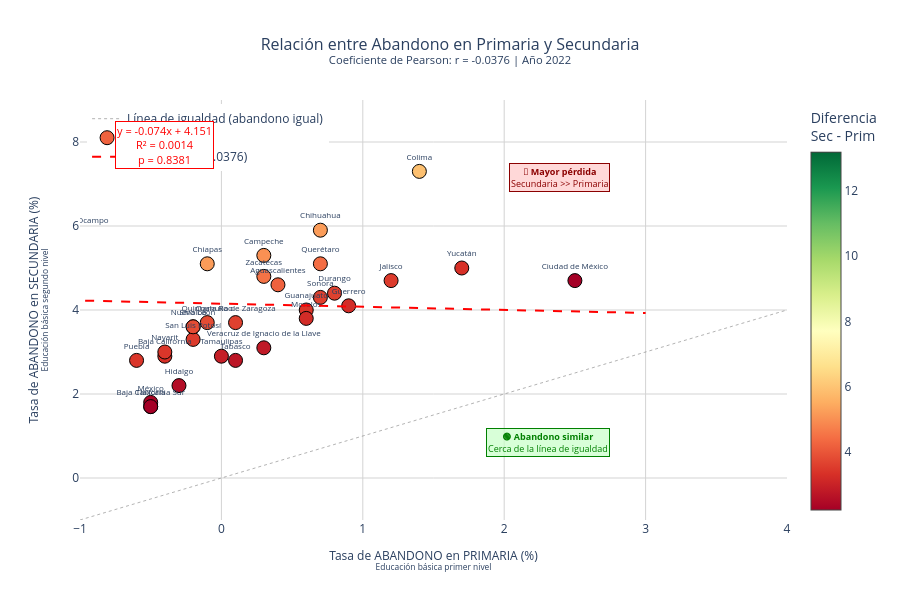

Notebook code for this chart:
### Markdown cell above
## 📊 Visualización Principal: Abandono Primaria vs Secundaria

### Code cell
# Calcular línea de regresión
slope, intercept, r_value, p_value_reg, std_err = linregress(datos[var_x], datos[var_y])

# Calcular diferencia
datos['diferencia'] = datos[var_y] - datos[var_x]

# Crear valores para la línea de tendencia
x_line = np.linspace(datos[var_x].min() - 0.5, datos[var_x].max() + 0.5, 100)
y_line = slope * x_line + intercept

# Crear figura
fig = go.Figure()

# Agregar línea de igualdad (y=x)
fig.add_trace(go.Scatter(
    x=[-1, 8],
    y=[-1, 8],
    mode='lines',
    line=dict(color='gray', width=1, dash='dot'),
    name='Línea de igualdad (abandono igual)',
    opacity=0.6
))

# Agregar puntos de dispersión
fig.add_trace(go.Scatter(
    x=datos[var_x],
    y=datos[var_y],
    mode='markers+text',
    text=datos['estado'],
    textposition='top center',
    textfont=dict(size=8),
    marker=dict(
        size=14,
        color=datos['diferencia'],
        colorscale='RdYlGn',  # Verde = primaria < secundaria, Rojo = primaria > secundaria
        showscale=True,
        colorbar=dict(title='Diferencia<br>Sec - Prim'),
        line=dict(width=1, color='black')
    ),
    hovertemplate='<b>%{text}</b><br>' +
                  'Abandono primaria: %{x:.2f}%<br>' +
                  'Abandono secundaria: %{y:.2f}%<br>' +
                  'Diferencia: ' + datos['diferencia'].round(2).astype(str) + '%<extra></extra>',
    name='Entidades'
))

# Agregar línea de tendencia
fig.add_trace(go.Scatter(
    x=x_line,
    y=y_line,
    mode='lines',
    line=dict(color='red', width=2, dash='dash'),
    name=f'Tendencia (r={corr:.4f})'
))

# Configurar layout
fig.update_layout(
    title={
        'text': f'Relación entre Abandono en Primaria y Secundaria<br><sup>Coeficiente de Pearson: r = {corr:.4f} | Año {ANIO}</sup>',
        'x': 0.5,
        'xanchor': 'center',
        'font': dict(size=16)
    },
    xaxis=dict(
        title=dict(
            text='Tasa de ABANDONO en PRIMARIA (%)<br><sup>Educación básica primer nivel</sup>',
            font=dict(size=12)
        ),
        gridcolor='lightgray',
        zeroline=False,
        range=[-1, 4]
    ),
    yaxis=dict(
        title=dict(
            text='Tasa de ABANDONO en SECUNDARIA (%)<br><sup>Educación básica segundo nivel</sup>',
            font=dict(size=12)
        ),
        gridcolor='lightgray',
        zeroline=False,
        range=[-1, 9]
    ),
    template='plotly_white',
    showlegend=True,
    legend=dict(
        yanchor="top",
        y=0.99,
        xanchor="left",
        x=0.01
    ),
    height=600,
    width=900
)

# Agregar anotación con ecuación
fig.add_annotation(
    x=0.05,
    y=0.95,
    xref='paper',
    yref='paper',
    text=f'y = {slope:.3f}x + {intercept:.3f}<br>R² = {r_value**2:.4f}<br>p = {p_value:.4f}',
    showarrow=False,
    font=dict(size=11, color='red'),
    bgcolor='white',
    bordercolor='red',
    borderwidth=1
)

# Anotaciones de zonas
fig.add_annotation(
    x=0.75, y=0.15, xref='paper', yref='paper',
    text='<b>🟢 Abandono similar</b><br>Cerca de la línea de igualdad',
    showarrow=False, font=dict(size=9, color='green'),
    bgcolor='rgba(200,255,200,0.7)', bordercolor='green', borderwidth=1
)

fig.add_annotation(
    x=0.75, y=0.85, xref='paper', yref='paper',
    text='<b>🔴 Mayor pérdida</b><br>Secundaria >> Primaria',
    showarrow=False, font=dict(size=9, color='darkred'),
    bgcolor='rgba(255,200,200,0.7)', bordercolor='darkred', borderwidth=1
)

fig.show()

### Figure 1 — Plotly figure (JSON) as saved in the notebook; plotly's stock layout.template omitted (floating-point values rounded to 4 significant figures)
{"data": [{"line": {"color": "gray", "dash": "dot", "width": 1}, "mode": "lines", "name": "Línea de igualdad (abandono igual)", "opacity": 0.6, "type": "scatter", "x": [-1, 8], "y": [-1, 8]}, {"hovertemplate": ["<b>%{text}</b><br>Abandono primaria: %{x:.2f}%<br>Abandono secundaria: %{y:.2f}%<br>Diferencia: 4.2%<extra></extra>", "<b>%{text}</b><br>Abandono primaria: %{x:.2f}%<br>Abandono secundaria: %{y:.2f}%<br>Diferencia: 3.3%<extra></extra>", "<b>%{text}</b><br>Abandono primaria: %{x:.2f}%<br>Abandono secundaria: %{y:.2f}%<br>Diferencia: 2.2%<extra></extra>", "<b>%{text}</b><br>Abandono primaria: %{x:.2f}%<br>Abandono secundaria: %{y:.2f}%<br>Diferencia: 5.0%<extra></extra>", "<b>%{text}</b><br>Abandono primaria: %{x:.2f}%<br>Abandono secundaria: %{y:.2f}%<br>Diferencia: 5.2%<extra></extra>", "<b>%{text}</b><br>Abandono primaria: %{x:.2f}%<br>Abandono secundaria: %{y:.2f}%<br>Diferencia: 5.2%<extra></extra>", "<b>%{text}</b><br>Abandono primaria: %{x:.2f}%<br>Abandono secundaria: %{y:.2f}%<br>Diferencia: 2.2%<extra></extra>", "<b>%{text}</b><br>Abandono primaria: %{x:.2f}%<br>Abandono secundaria: %{y:.2f}%<br>Diferencia: 3.6%<extra></extra>", "<b>%{text}</b><br>Abandono primaria: %{x:.2f}%<br>Abandono secundaria: %{y:.2f}%<br>Diferencia: 5.9%<extra></extra>", "<b>%{text}</b><br>Abandono primaria: %{x:.2f}%<br>Abandono secundaria: %{y:.2f}%<br>Diferencia: 3.6%<extra></extra>", "<b>%{text}</b><br>Abandono primaria: %{x:.2f}%<br>Abandono secundaria: %{y:.2f}%<br>Diferencia: 3.4%<extra></extra>", "<b>%{text}</b><br>Abandono primaria: %{x:.2f}%<br>Abandono secundaria: %{y:.2f}%<br>Diferencia: 3.2%<extra></extra>", "<b>%{text}</b><br>Abandono primaria: %{x:.2f}%<br>Abandono secundaria: %{y:.2f}%<br>Diferencia: 2.5%<extra></extra>", "<b>%{text}</b><br>Abandono primaria: %{x:.2f}%<br>Abandono secundaria: %{y:.2f}%<br>Diferencia: 3.5%<extra></extra>", "<b>%{text}</b><br>Abandono primaria: %{x:.2f}%<br>Abandono secundaria: %{y:.2f}%<br>Diferencia: 6.9%<extra></extra>", "<b>%{text}</b><br>Abandono primaria: %{x:.2f}%<br>Abandono secundaria: %{y:.2f}%<br>Diferencia: 3.2%<extra></extra>", "<b>%{text}</b><br>Abandono primaria: %{x:.2f}%<br>Abandono secundaria: %{y:.2f}%<br>Diferencia: 2.3%<extra></extra>", "<b>%{text}</b><br>Abandono primaria: %{x:.2f}%<br>Abandono secundaria: %{y:.2f}%<br>Diferencia: 3.4%<extra></extra>", "<b>%{text}</b><br>Abandono primaria: %{x:.2f}%<br>Abandono secundaria: %{y:.2f}%<br>Diferencia: 3.8%<extra></extra>", "<b>%{text}</b><br>Abandono primaria: %{x:.2f}%<br>Abandono secundaria: %{y:.2f}%<br>Diferencia: 13.2%<extra></extra>", "<b>%{text}</b><br>Abandono primaria: %{x:.2f}%<br>Abandono secundaria: %{y:.2f}%<br>Diferencia: 3.4%<extra></extra>", "<b>%{text}</b><br>Abandono primaria: %{x:.2f}%<br>Abandono secundaria: %{y:.2f}%<br>Diferencia: 4.4%<extra></extra>", "<b>%{text}</b><br>Abandono primaria: %{x:.2f}%<br>Abandono secundaria: %{y:.2f}%<br>Diferencia: 3.8%<extra></extra>", "<b>%{text}</b><br>Abandono primaria: %{x:.2f}%<br>Abandono secundaria: %{y:.2f}%<br>Diferencia: 3.5%<extra></extra>", "<b>%{text}</b><br>Abandono primaria: %{x:.2f}%<br>Abandono secundaria: %{y:.2f}%<br>Diferencia: 3.8%<extra></extra>", "<b>%{text}</b><br>Abandono primaria: %{x:.2f}%<br>Abandono secundaria: %{y:.2f}%<br>Diferencia: 3.6%<extra></extra>", "<b>%{text}</b><br>Abandono primaria: %{x:.2f}%<br>Abandono secundaria: %{y:.2f}%<br>Diferencia: 2.7%<extra></extra>", "<b>%{text}</b><br>Abandono primaria: %{x:.2f}%<br>Abandono secundaria: %{y:.2f}%<br>Diferencia: 2.9%<extra></extra>", "<b>%{text}</b><br>Abandono primaria: %{x:.2f}%<br>Abandono secundaria: %{y:.2f}%<br>Diferencia: 2.2%<extra></extra>", "<b>%{text}</b><br>Abandono primaria: %{x:.2f}%<br>Abandono secundaria: %{y:.2f}%<br>Diferencia: 2.8%<extra></extra>", "<b>%{text}</b><br>Abandono primaria: %{x:.2f}%<br>Abandono secundaria: %{y:.2f}%<br>Diferencia: 3.3%<extra></extra>", "<b>%{text}</b><br>Abandono primaria: %{x:.2f}%<br>Abandono secundaria: %{y:.2f}%<br>Diferencia: 4.5%<extra></extra>"], "marker": {"color": [4.2, 3.3, 2.2, 5.0, 5.2, 5.2, 2.2, 3.6, 5.9, 3.6, 3.4, 3.2, 2.5, 3.5, 6.9, 3.2, 2.3, 3.4, 3.8, 13.2, 3.4, 4.4, 3.8, 3.5, 3.8, 3.6, 2.7, 2.9, 2.2, 2.8, 3.3, 4.5], "colorbar": {"title": {"text": "Diferencia<br>Sec - Prim"}}, "colorscale": [[0, "rgb(165,0,38)"], [0.1, "rgb(215,48,39)"], [0.2, "rgb(244,109,67)"], [0.3, "rgb(253,174,97)"], [0.4, "rgb(254,224,139)"], [0.5, "rgb(255,255,191)"], [0.6, "rgb(217,239,139)"], [0.7, "rgb(166,217,106)"], [0.8, "rgb(102,189,99)"], [0.9, "rgb(26,152,80)"], [1, "rgb(0,104,55)"]], "line": {"color": "black", "width": 1}, "showscale": true, "size": 14}, "mode": "markers+text", "name": "Entidades", "text": ["Aguascalientes", "Baja California", "Baja California Sur", "Campeche", "Chiapas", "Chihuahua", "Ciudad de México", "Coahuila de Zaragoza", "Colima", "Durango", "Guanajuato", "Guerrero", "Hidalgo", "Jalisco", "Michoacán de Ocampo", "Morelos", "México", "Nayarit", "Nuevo León", "Oaxaca", "Puebla", "Querétaro", "Quintana Roo", "San Luis Potosí", "Sinaloa", "Sonora", "Tabasco", "Tamaulipas", "Tlaxcala", "Veracruz de Ignacio de la Llave", "Yucatán", "Zacatecas"], "textfont": {"size": 8}, "textposition": "top center", "type": "scatter", "x": [0.4, -0.4, -0.5, 0.3, -0.1, 0.7, 2.5, 0.1, 1.4, 0.8, 0.6, 0.9, -0.3, 1.2, -1.1, 0.6, -0.5, -0.4, -0.2, -2.5, -0.6, 0.7, -0.1, -0.2, -0.2, 0.7, 0.1, 0.0, -0.5, 0.3, 1.7, 0.3], "y": [4.6, 2.9, 1.7, 5.3, 5.1, 5.9, 4.7, 3.7, 7.3, 4.4, 4.0, 4.1, 2.2, 4.7, 5.8, 3.8, 1.8, 3.0, 3.6, 10.7, 2.8, 5.1, 3.7, 3.3, 3.6, 4.3, 2.8, 2.9, 1.7, 3.1, 5.0, 4.8]}, {"line": {"color": "red", "dash": "dash", "width": 2}, "mode": "lines", "name": "Tendencia (r=-0.0376)", "type": "scatter", "x": [-3.0, -2.939, -2.879, -2.818, -2.758, -2.697, -2.636, -2.576, -2.515, -2.455, -2.394, -2.333, -2.273, -2.212, -2.152, -2.091, -2.03, -1.97, -1.909, -1.848, -1.788, -1.727, -1.667, -1.606, -1.545, -1.485, -1.424, -1.364, -1.303, -1.242, -1.182, -1.121, -1.061, -1.0, -0.9394, -0.8788, -0.8182, -0.7576, -0.697, -0.6364, -0.5758, -0.5152, -0.4545, -0.3939, -0.3333, -0.2727, -0.2121, -0.1515, -0.09091, -0.0303, 0.0303, 0.09091, 0.1515, 0.2121, 0.2727, 0.3333, 0.3939, 0.4545, 0.5152, 0.5758, 0.6364, 0.697, 0.7576, 0.8182, 0.8788, 0.9394, 1.0, 1.061, 1.121, 1.182, 1.242, 1.303, 1.364, 1.424, 1.485, 1.545, 1.606, 1.667, 1.727, 1.788, 1.848, 1.909, 1.97, 2.03, 2.091, 2.152, 2.212, 2.273, 2.333, 2.394, 2.455, 2.515, 2.576, 2.636, 2.697, 2.758, 2.818, 2.879, 2.939, 3.0], "y": [4.373, 4.369, 4.364, 4.36, 4.355, 4.351, 4.346, 4.342, 4.337, 4.333, 4.328, 4.324, 4.319, 4.315, 4.31, 4.306, 4.301, 4.297, 4.292, 4.288, 4.283, 4.279, 4.274, 4.27, 4.265, 4.261, 4.256, 4.252, 4.247, 4.243, 4.238, 4.234, 4.229, 4.225, 4.22, 4.216, 4.211, 4.207, 4.202, 4.198, 4.193, 4.189, 4.184, 4.18, 4.175, 4.171, 4.166, 4.162, 4.157, 4.153, 4.148, 4.144, 4.139, 4.135, 4.13, 4.126, 4.122, 4.117, 4.113, 4.108, 4.104, 4.099, 4.095, 4.09, 4.086, 4.081, 4.077, 4.072, 4.068, 4.063, 4.059, 4.054, 4.05, 4.045, 4.041, 4.036, 4.032, 4.027, 4.023, 4.018, 4.014, 4.009, 4.005, 4.0, 3.996, 3.991, 3.987, 3.982, 3.978, 3.973, 3.969, 3.964, 3.96, 3.955, 3.951, 3.946, 3.942, 3.937, 3.933, 3.928]}], "layout": {"annotations": [{"bgcolor": "white", "bordercolor": "red", "borderwidth": 1, "font": {"color": "red", "size": 11}, "showarrow": false, "text": "y = -0.074x + 4.151<br>R² = 0.0014<br>p = 0.8381", "x": 0.05, "xref": "paper", "y": 0.95, "yref": "paper"}, {"bgcolor": "rgba(200,255,200,0.7)", "bordercolor": "green", "borderwidth": 1, "font": {"color": "green", "size": 9}, "showarrow": false, "text": "<b>🟢 Abandono similar</b><br>Cerca de la línea de igualdad", "x": 0.75, "xref": "paper", "y": 0.15, "yref": "paper"}, {"bgcolor": "rgba(255,200,200,0.7)", "bordercolor": "darkred", "borderwidth": 1, "font": {"color": "darkred", "size": 9}, "showarrow": false, "text": "<b>🔴 Mayor pérdida</b><br>Secundaria >> Primaria", "x": 0.75, "xref": "paper", "y": 0.85, "yref": "paper"}], "height": 600, "legend": {"x": 0.01, "xanchor": "left", "y": 0.99, "yanchor": "top"}, "showlegend": true, "title": {"font": {"size": 16}, "text": "Relación entre Abandono en Primaria y Secundaria<br><sup>Coeficiente de Pearson: r = -0.0376 | Año 2022</sup>", "x": 0.5, "xanchor": "center"}, "width": 900, "xaxis": {"gridcolor": "lightgray", "range": [-1, 4], "title": {"font": {"size": 12}, "text": "Tasa de ABANDONO en PRIMARIA (%)<br><sup>Educación básica primer nivel</sup>"}, "zeroline": false}, "yaxis": {"gridcolor": "lightgray", "range": [-1, 9], "title": {"font": {"size": 12}, "text": "Tasa de ABANDONO en SECUNDARIA (%)<br><sup>Educación básica segundo nivel</sup>"}, "zeroline": false}}}
